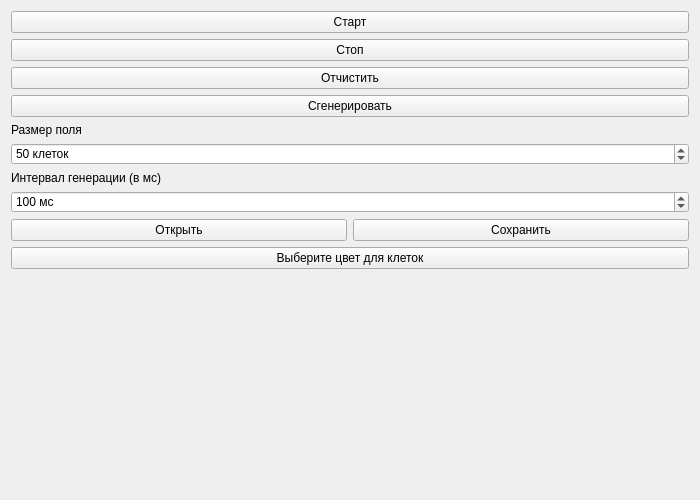
<?xml version="1.0" encoding="UTF-8"?>
<ui version="4.0">
 <class>MainWindow</class>
 <widget class="QMainWindow" name="MainWindow">
  <property name="geometry">
   <rect>
    <x>0</x>
    <y>0</y>
    <width>700</width>
    <height>500</height>
   </rect>
  </property>
  <property name="windowTitle">
   <string>Conway's Game of Life</string>
  </property>
  <widget class="QWidget" name="centralWidget">
   <layout class="QHBoxLayout" name="horizontalLayout">
    <item>
     <layout class="QHBoxLayout" name="mainLayout">
      <item>
       <layout class="QVBoxLayout" name="gameLayout"/>
      </item>
      <item>
       <layout class="QVBoxLayout" name="setLayout">
        <item>
         <layout class="QVBoxLayout" name="verticalLayout">
          <item>
           <widget class="QPushButton" name="startButton">
            <property name="text">
             <string>Старт</string>
            </property>
           </widget>
          </item>
          <item>
           <widget class="QPushButton" name="stopButton">
            <property name="text">
             <string>Стоп</string>
            </property>
           </widget>
          </item>
          <item>
           <widget class="QPushButton" name="clearButton">
            <property name="text">
             <string>Отчистить</string>
            </property>
           </widget>
          </item>
          <item>
           <widget class="QPushButton" name="generButton">
            <property name="text">
             <string>Cгенерировать</string>
            </property>
           </widget>
          </item>
         </layout>
        </item>
        <item>
         <widget class="QLabel" name="label">
          <property name="text">
           <string>Размер поля</string>
          </property>
         </widget>
        </item>
        <item>
         <widget class="QSpinBox" name="cellsControl">
          <property name="styleSheet">
           <string notr="true">QSpinBox{
color:balck;
}</string>
          </property>
          <property name="suffix">
           <string> клеток</string>
          </property>
          <property name="minimum">
           <number>10</number>
          </property>
          <property name="maximum">
           <number>1000</number>
          </property>
          <property name="value">
           <number>50</number>
          </property>
         </widget>
        </item>
        <item>
         <widget class="QLabel" name="label2">
          <property name="text">
           <string>Интервал генерации (в мс)</string>
          </property>
         </widget>
        </item>
        <item>
         <widget class="QSpinBox" name="iterInterval">
          <property name="styleSheet">
           <string notr="true">QSpinBox{
color:balck;
}</string>
          </property>
          <property name="suffix">
           <string> мс</string>
          </property>
          <property name="minimum">
           <number>50</number>
          </property>
          <property name="maximum">
           <number>100000</number>
          </property>
          <property name="singleStep">
           <number>10</number>
          </property>
          <property name="value">
           <number>100</number>
          </property>
         </widget>
        </item>
        <item>
         <layout class="QHBoxLayout" name="fileLayout">
          <item>
           <widget class="QPushButton" name="loadButton">
            <property name="text">
             <string>Открыть</string>
            </property>
           </widget>
          </item>
          <item>
           <widget class="QPushButton" name="saveButton">
            <property name="text">
             <string>Сохранить</string>
            </property>
           </widget>
          </item>
         </layout>
        </item>
        <item>
         <widget class="QPushButton" name="colorButton">
          <property name="text">
           <string>Выберите цвет для клеток</string>
          </property>
         </widget>
        </item>
        <item>
         <spacer name="verticalSpacer">
          <property name="orientation">
           <enum>Qt::Vertical</enum>
          </property>
          <property name="sizeHint" stdset="0">
           <size>
            <width>20</width>
            <height>40</height>
           </size>
          </property>
         </spacer>
        </item>
       </layout>
      </item>
     </layout>
    </item>
   </layout>
  </widget>
 </widget>
 <layoutdefault spacing="6" margin="11"/>
 <resources/>
 <connections/>
</ui>
